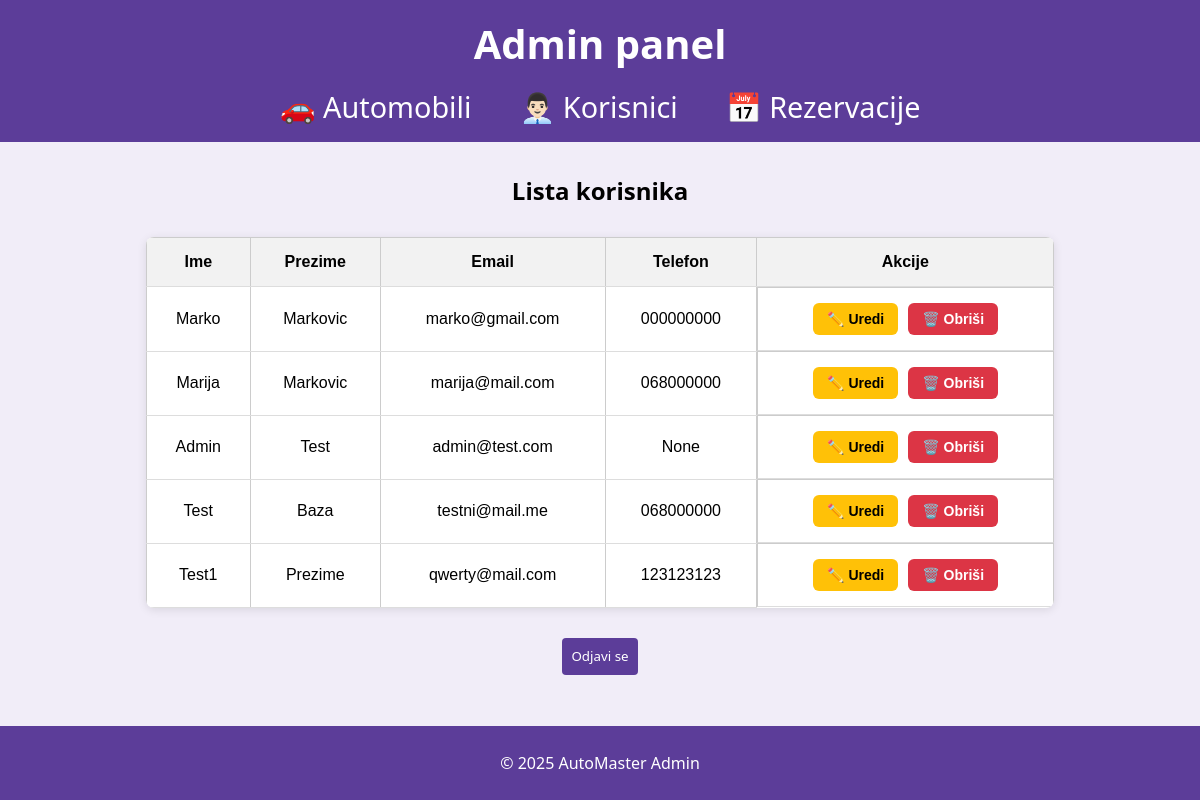
Page /admin/users (signed in) on the committed database.
### app/models.py (models this page shows)
class User(db.Model, UserMixin):
    __tablename__ = "users"
    id = db.Column(db.Integer, primary_key=True)
    first_name = db.Column(db.String(50))
    last_name = db.Column(db.String(50))
    phone = db.Column(db.String(20))
    email = db.Column(db.String(120), unique=True, nullable=False)
    password = db.Column(db.String(128))
    role = db.Column(db.String(20), default="user")
    reservations = db.relationship("Reservation", backref="user", lazy="select")
    reviews = db.relationship("Review", backref="user", lazy="select")

### app/routes.py (the view)
@bp.route("/admin/users")
@login_required
def admin_users():
    if current_user.role != "admin":
        flash("Nemate pristup ovoj stranici.", "danger")
        return redirect(url_for("main.cars"))
    users = User.query.all()
    return render_template("admin/users.html", users=users)

### app/__init__.py (called while the page is built)
def create_app():
    app = Flask(__name__)
    app.config["SQLALCHEMY_DATABASE_URI"] = "sqlite:///app.db"
    app.config["SQLALCHEMY_TRACK_MODIFICATIONS"] = False
    app.config["SECRET_KEY"] = "6f3b1c832e2e4d9b9f2fc5a5d4d20e13"
    app.config["UPLOAD_FOLDER"] = os.path.join(app.root_path, "static", "uploads")
    from app.routes import bp
    app.register_blueprint(bp)
    db.init_app(app)
    from app import routes
    login_manager.init_app(app)
    @login_manager.user_loader
    def load_user(user_id):
        return User.query.get(int(user_id))
    return app

### app/templates/admin/users.html (shortened to what this page needs)
<!DOCTYPE html>
<html lang="hr">
<head>
    <link rel="stylesheet" href="{{ url_for('static', filename='css/style.css') }}" />
</head>
<body>
    <header>
        <h1 class="site-title">Admin panel</h1>
        <nav>
            <ul>
                <li><a href="{{ url_for('main.admin_cars') }}">🚗 Automobili</a></li>
                <li><a href="{{ url_for('main.admin_users') }}">👨🏻‍💼 Korisnici</a></li>
                <li><a href="{{ url_for('main.admin_reservations') }}">📅 Rezervacije</a></li>
            </ul>
        </nav>
    </header>
    <main>
        <section>
            <h2>
                <center>Lista korisnika</center>
            </h2>
            <table class="users-admin">
                <thead>
                    <tr>
                        <th>Ime</th>
                        <th>Prezime</th>
                        <th>Email</th>
                        <th>Telefon</th>
                        <th>Akcije</th>
                    </tr>
                </thead>
                <tbody>
                    {% for user in users %}
                    <tr>
                        <td>{{ user.first_name }}</td>
                        <td>{{ user.last_name }}</td>
                        <td>{{ user.email }}</td>
                        <td>{{ user.phone }}</td>
                        <td class="button-row">
                            <a href="{{ url_for('main.admin_edit_user', user_id=user.id) }}"
                                class="link-button yellow">✏️ Uredi</a>
                            <form method="POST" action="{{ url_for('main.admin_delete_user', user_id=user.id) }}"
                                style="display:inline;">
                                <button type="submit" class="link-button red"
                                    onclick="return confirm('Obrisati korisnika?')">🗑️ Obriši</button>
                            </form>
                        </td>
                    </tr>
                    {% endfor %}
                </tbody>
            </table>
            <form method="get" action="{{ url_for('main.logout') }}" class="register-form">
                <center><button type="submit" style="margin-top: 20px;width: fit-content;">Odjavi se</button></center>
            </form>
        </section>
    </main>
    <footer>
        <p>&copy; 2025 AutoMaster Admin</p>
    </footer>
</body>
</html>

### app/static/css/style.css (style rules this page uses)
* { box-sizing: border-box; margin: 0; padding: 0; }
body { max-width: 100vw; overflow-x: hidden; }
body { font-family: "Segoe UI", Tahoma, Geneva, Verdana, sans-serif; margin: 0; padding: 0; background: #f1edf8; display: flex; flex-direction: column; min-height: 100vh; }
header { background: #5c3d99; color: white; padding: 1rem 0.5rem; text-align: center; }
.site-title { font-size: 2.5rem; margin: 0; }
nav ul { list-style: none; padding: 0; display: flex; justify-content: center; gap: 2rem; margin-top: 1rem; }
nav a { color: white; font-size: 1.8rem; padding: 0.5rem; border-radius: 50%; text-decoration: none; transition: background 0.3s; }
main { padding: 2rem; flex: 1; }
footer { background-color: #5c3d99; color: white; text-align: center; padding: 1rem; margin-top: auto; }
.register-form label, .register-form input, .register-form button { display: block; width: 100%; margin-bottom: 1rem; }
.register-form button { background-color: #5c3d99; color: white; padding: 0.6rem; border: none; border-radius: 4px; cursor: pointer; font-family: inherit; transition: background-color 0.3s; }
.link-button { background: none; border: none; color: #5c3d99; text-decoration: underline; cursor: pointer; padding: 0; font: inherit; }
p { padding: 10px; }
.button-row { padding-top: 10px; padding-bottom: 5px; }
.button-row { display: flex; gap: 8px; align-items: center; }
.link-button { padding: 8px 16px; border: none; border-radius: 4px; cursor: pointer; font-weight: 600; font-size: 1rem; text-decoration: none; color: white; user-select: none; background-color: #777; transition: background-color 0.2s ease; display: inline-block; }
.users-admin { width: 80%; margin: 30px auto; border-collapse: collapse; background-color: #fff; box-shadow: 0 2px 10px rgba(0, 0, 0, 0.1); border-radius: 8px; overflow: hidden; font-family: sans-serif; }
.users-admin th, .users-admin td { padding: 15px; text-align: center; border-bottom: 1px solid #ddd; }
.users-admin th { background-color: #f2f2f2; font-weight: bold; }
.button-row { display: flex; justify-content: center; gap: 10px; }
.link-button { padding: 8px 14px; border-radius: 6px; text-decoration: none; font-weight: bold; font-size: 14px; cursor: pointer; display: inline-block; }
.link-button.yellow { background-color: #ffc107; color: #000; border: none; }
.link-button.red { background-color: #dc3545; color: #fff; border: none; }
table { width: 100%; border-collapse: collapse; }
td, th { padding: 0.75rem; border: 1px solid #ccc; text-align: left; }

### rows in the picture
User: first_name "Marko", last_name "Markovic", email "marko@gmail.com", phone "000000000"
User: first_name "Marija", last_name "Markovic", email "marija@mail.com", phone "068000000"
User: first_name "Admin", last_name "Test", email "admin@test.com", phone "None"
User: first_name "Test", last_name "Baza", email "testni@mail.me", phone "068000000"
User: first_name "Test1", last_name "Prezime", email "qwerty@mail.com", phone "123123123"
